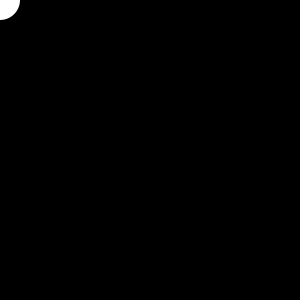
Frame 1 (no input)
Frame 60 (the mouse pressed at the canvas centre just before this capture): identical to frame 1, image omitted
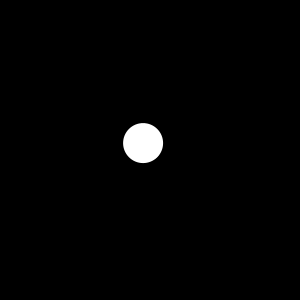
Frame 120 (the mouse held since frame 60 and released just before this capture)

The Processing sketch that drew these frames (run headless with seeded random() and noise(); from frame 60 on, the mouse is pressed at the canvas centre):

// Processing sketch: Easing
// ── Easing.pde
// This sketch demonstrates how to use the interpolation technique to smooth out
// movement of an object between two points.

float x = 0.0;
float y = 0.0;
float easing = 0.05; // Must be between 0.0 and 1.0

void setup() {
    size(300, 300);
    noStroke();
}

void draw() {
    background(0);

    float targetX = mouseX;
    float targetY = mouseY;

    if (abs(x - targetX) > 1.0) {
        x += (targetX - x) * easing;
    }

    if (abs(y - targetY) > 1.0) {
        y += (targetY - y) * easing;
    }

    fill(153);
    ellipse(mouseX, mouseY, 20, 20);

    fill(255);
    ellipse(x, y, 40, 40);
}
